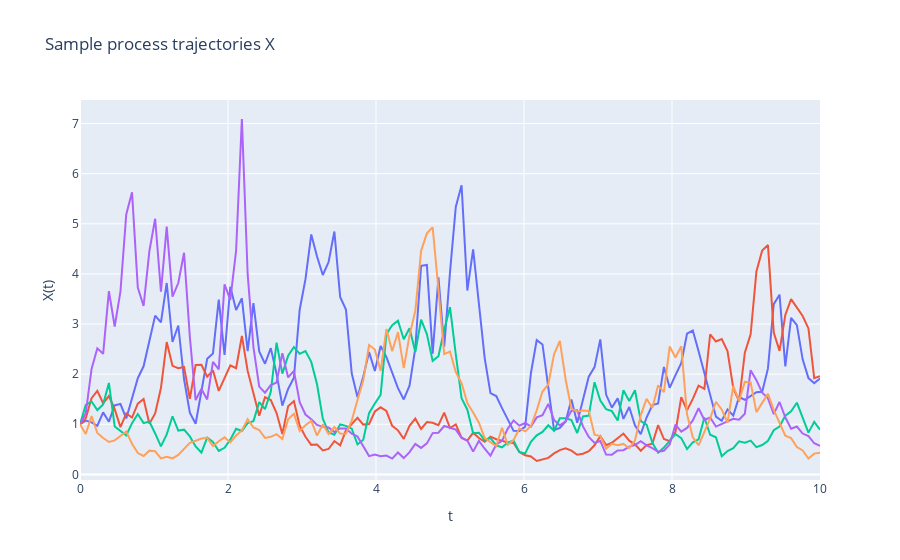

Notebook code cell kept with this figure:
### Markdown cell above
## 1. Presentation of sample process trajectories

### Code cell
#Initial values
x_0 = 1
N = 2**7
T = 10

#Seeds (events) for process realization
seeds = [i for i in np.random.randint(0,100, 5)]

#Storing results
df_analytic = pd.concat([analytic(x_0, T, N, seed=10+i) for i in seeds],
          ignore_index=True)
df_analytic['seed'] = sum([[i]*(N+1) for i in seeds], [])

#Plotting
fig = px.line(df_analytic, x="t", y="X", color="seed",
             labels={"t": "t",
                    "X":"X(t)"},
             title="Sample process trajectories X")
fig.update_layout(showlegend=False)
fig.show()

### Figure 1 — Plotly figure (JSON) as saved in the notebook; plotly's stock layout.template omitted (floating-point values rounded to 4 significant figures; data arrays with more than 128 entries replaced by an {"elided": "..."} marker saying what was removed)
{"data": [{"hovertemplate": "seed=31<br>t=%{x}<br>X(t)=%{y}<extra></extra>", "legendgroup": "31", "line": {"color": "#636efa", "dash": "solid"}, "marker": {"symbol": "circle"}, "mode": "lines", "name": "31", "orientation": "v", "showlegend": true, "type": "scatter", "x": {"elided": "129 float values"}, "xaxis": "x", "y": {"elided": "129 float values"}, "yaxis": "y"}, {"hovertemplate": "seed=61<br>t=%{x}<br>X(t)=%{y}<extra></extra>", "legendgroup": "61", "line": {"color": "#EF553B", "dash": "solid"}, "marker": {"symbol": "circle"}, "mode": "lines", "name": "61", "orientation": "v", "showlegend": true, "type": "scatter", "x": {"elided": "129 float values"}, "xaxis": "x", "y": {"elided": "129 float values"}, "yaxis": "y"}, {"hovertemplate": "seed=93<br>t=%{x}<br>X(t)=%{y}<extra></extra>", "legendgroup": "93", "line": {"color": "#00cc96", "dash": "solid"}, "marker": {"symbol": "circle"}, "mode": "lines", "name": "93", "orientation": "v", "showlegend": true, "type": "scatter", "x": {"elided": "129 float values"}, "xaxis": "x", "y": {"elided": "129 float values"}, "yaxis": "y"}, {"hovertemplate": "seed=48<br>t=%{x}<br>X(t)=%{y}<extra></extra>", "legendgroup": "48", "line": {"color": "#ab63fa", "dash": "solid"}, "marker": {"symbol": "circle"}, "mode": "lines", "name": "48", "orientation": "v", "showlegend": true, "type": "scatter", "x": {"elided": "129 float values"}, "xaxis": "x", "y": {"elided": "129 float values"}, "yaxis": "y"}, {"hovertemplate": "seed=72<br>t=%{x}<br>X(t)=%{y}<extra></extra>", "legendgroup": "72", "line": {"color": "#FFA15A", "dash": "solid"}, "marker": {"symbol": "circle"}, "mode": "lines", "name": "72", "orientation": "v", "showlegend": true, "type": "scatter", "x": {"elided": "129 float values"}, "xaxis": "x", "y": {"elided": "129 float values"}, "yaxis": "y"}], "layout": {"legend": {"title": {"text": "seed"}, "tracegroupgap": 0}, "showlegend": false, "title": {"text": "Sample process trajectories X"}, "xaxis": {"anchor": "y", "domain": [0, 1], "title": {"text": "t"}}, "yaxis": {"anchor": "x", "domain": [0, 1], "title": {"text": "X(t)"}}}}
